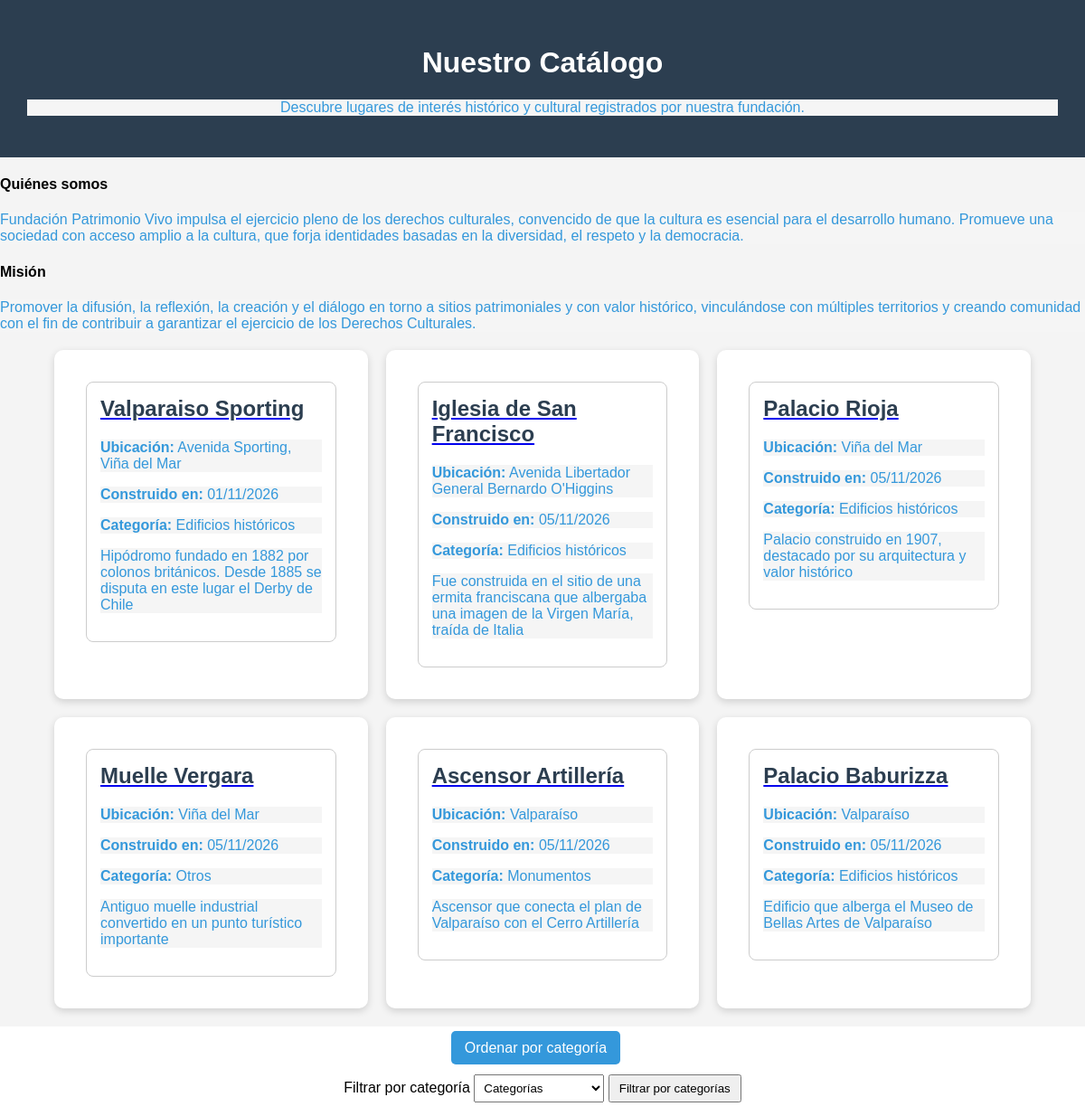
The page /inicio/ on the database its author committed.
### core/models.py (models this page shows, shortened)
class Patrimonial(models.Model):
    id_patrimonial = models.AutoField(primary_key=True)
    nombre = models.CharField(max_length=40)
    descripcion = models.CharField(max_length=120)
    ubicacion = models.CharField(max_length=70)
    anio_construccion = models.DateField()
    imagen = models.ImageField(blank=True)
    id_categoria = models.ForeignKey(
        Categoria,
        on_delete=models.CASCADE
    )

class Categoria(models.Model):
    id_categoria = models.AutoField(primary_key=True)
    nombre = models.CharField(max_length=30)
    descripcion = models.CharField(max_length=50)

### core/views.py (the view)
# urls.py: path('inicio/', views.inicio, name="inicio"),
def inicio(request):
    orden = request.GET.get('orden','id')
    if orden == 'categoria':
        lista = Patrimonial.objects.all().order_by('id_categoria__nombre', 'nombre')
        mensaje = "Volver a orden por defecto"
        url = "?"
    else:
        lista = Patrimonial.objects.all().order_by('id_patrimonial')
        mensaje = "Ordenar por categoría"
        url = "?orden=categoria"
    categoria_id = request.GET.get('categoria')
    if categoria_id:
        lista = lista.filter(
            id_categoria=categoria_id
        )
    categorias = Categoria.objects.all()
    data = {
        'titulo': "Nuestro Catálogo",
        'elementos': lista,
        'mensaje': mensaje,
        'url': url,
        'categorias': categorias,
    }
    return render(request,'core/inicio.html',data)

### core/templates/core/inicio.html (shortened to what this page needs)
{%load static%}
<!DOCTYPE html>
<html lang="en">
<head>
    <link rel="stylesheet" href="{%static 'core/css/estilos.css'%}">
</head>
<body>
    <header>
        <h1>{{titulo}}</h1>
            <p>
                Descubre lugares de interés histórico y cultural registrados por nuestra fundación.
            </p>
    </header>
    <section>
        <h4>Quiénes somos</h4>
            <p>
                Fundación Patrimonio Vivo impulsa el ejercicio pleno de los derechos culturales, convencido de que la cultura es esencial para el desarrollo humano. Promueve una sociedad con acceso amplio a la cultura, que forja identidades basadas en la diversidad, el respeto y la democracia.
            </p>
        <h4>Misión</h4>
            <p>
                Promover la difusión, la reflexión, la creación y el diálogo en torno a sitios patrimoniales y con valor histórico, vinculándose con múltiples territorios y creando comunidad con el fin de contribuir a garantizar el ejercicio de los Derechos Culturales.
            </p>
    </section>
    <main>
        {%for elemento in elementos%}
            <article class="tarjeta">
                <div class="patrimonio">
                    <a href="{%url 'descripcion'%}?id={{elemento.id_patrimonial}}"><h2>{{elemento.nombre}}</h2></a>
                    <p>
                        <strong>Ubicación:</strong>
                        {{elemento.ubicacion}}
                    </p>
                    <p>
                        <strong>Construido en:</strong>
                        {{elemento.anio_construccion|date:"d/m/Y"}}
                    </p>
                    <p>
                        <strong>Categoría:</strong>
                        {{elemento.id_categoria.nombre}}
                    </p>
                    <p>
                        {{elemento.descripcion}}
                    </p>
                </div>
            </article>
        {%endfor%}
    </main>
    <nav>
        <section>
            <a href="{{url}}">
                {{mensaje}}
            </a>
        </section>
        <section>
            <form method="get">
                <label for="categoria">
                    Filtrar por categoría
                </label>
                <select name="categoria">
                    <option value="">
                        Categorías
                    </option>
                </select>
                <button type="submit">
                    Filtrar por categorías
                </button>
            </form>
        </section>
    </nav>
</body>
</html>

### core/static/core/css/estilos.css (style rules this page uses)
p { background-color: whitesmoke; color: #3498db; }
.patrimonio { border: 1px solid #ccc; padding: 15px; margin: 15px; border-radius: 8px; }
body { font-family: Arial, Helvetica, sans-serif; background-color: #f4f4f4; margin: 0; }
header { background-color: #2c3e50; color: white; text-align: center; padding: 30px; }
nav { background-color: white; padding: 15px; text-align: center; }
nav a { text-decoration: none; color: white; background-color: #3498db; padding: 10px 15px; border-radius: 5px; margin-right: 15px; }
select { padding: 6px; margin-top: 20px; }
button { padding: 6px 10px; cursor: pointer; }
main { width: 90%; max-width: 1200px; margin: 20px auto; display: grid; grid-template-columns: repeat(auto-fit, minmax(300px,1fr)); gap: 20px; }
.tarjeta { background-color: white; border-radius: 10px; padding: 20px; box-shadow: 0px 3px 8px rgba(0,0,0,0.15); }
.tarjeta h2 { margin-top: 0; color: #2c3e50; }

### rows shown on the page
Patrimonial: nombre "Valparaiso Sporting", ubicacion "Avenida Sporting, Viña del Mar", anio_construccion "01/11/2026", id_categoria.nombre "Edificios históricos", descripcion "Hipódromo fundado en 1882 por colonos británicos. Desde 1885 se disputa en este lugar el Derby de Chile"
Patrimonial: nombre "Iglesia de San Francisco", ubicacion "Avenida Libertador General Bernardo O'Higgins", anio_construccion "05/11/2026", id_categoria.nombre "Edificios históricos", descripcion "Fue construida en el sitio de una ermita franciscana que albergaba una imagen de la Virgen María, traída de Italia"
Patrimonial: nombre "Palacio Rioja", ubicacion "Viña del Mar", anio_construccion "05/11/2026", id_categoria.nombre "Edificios históricos", descripcion "Palacio construido en 1907, destacado por su arquitectura y valor histórico"
Patrimonial: nombre "Muelle Vergara", ubicacion "Viña del Mar", anio_construccion "05/11/2026", id_categoria.nombre "Otros", descripcion "Antiguo muelle industrial convertido en un punto turístico importante"
Patrimonial: nombre "Ascensor Artillería", ubicacion "Valparaíso", anio_construccion "05/11/2026", id_categoria.nombre "Monumentos", descripcion "Ascensor que conecta el plan de Valparaíso con el Cerro Artillería"
Patrimonial: nombre "Palacio Baburizza", ubicacion "Valparaíso", anio_construccion "05/11/2026", id_categoria.nombre "Edificios históricos", descripcion "Edificio que alberga el Museo de Bellas Artes de Valparaíso"

### other values the page prints
{{ titulo }} "Nuestro Catálogo"
{{ mensaje }} "Ordenar por categoría"
